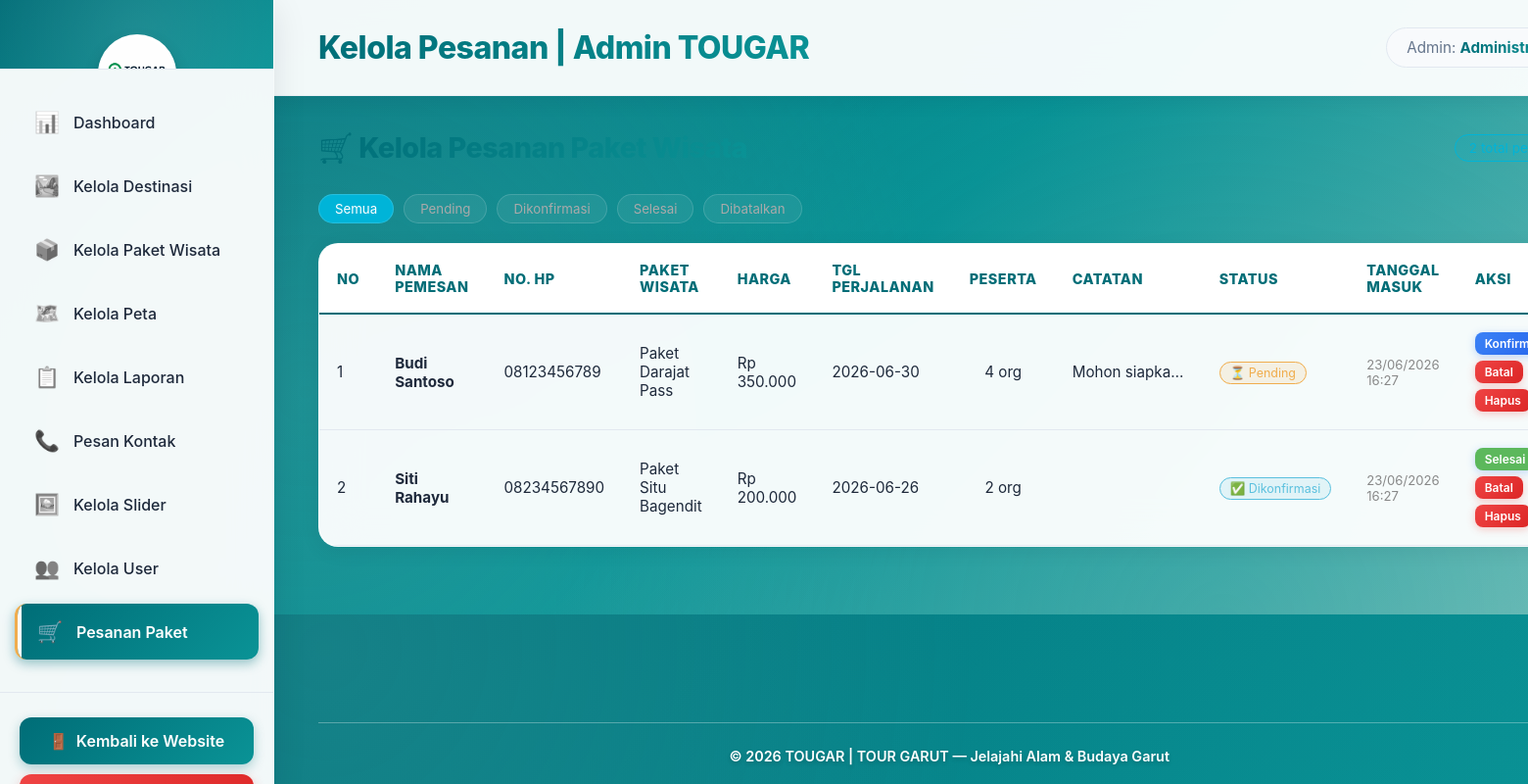
The page /public/admin/pesanan (signed in) on the database its author committed.
### tables this page shows
CREATE TABLE IF NOT EXISTS pesanan (
    id_pesanan    INT AUTO_INCREMENT PRIMARY KEY,
    nama_pemesan  VARCHAR(100) NOT NULL,
    no_hp         VARCHAR(30)  NOT NULL,
    id_paket      INT          DEFAULT NULL,
    nama_paket    VARCHAR(150) NOT NULL,
    harga_paket   INT          DEFAULT 0,
    tanggal_pesan DATE         NOT NULL,
    jumlah_orang  INT          DEFAULT 1,
    catatan       TEXT,
    status        ENUM('pending','konfirmasi','selesai','batal') DEFAULT 'pending',
    user_id       INT          DEFAULT NULL,
    created_at    TIMESTAMP    DEFAULT CURRENT_TIMESTAMP,
    FOREIGN KEY (id_paket) REFERENCES paket_wisata(id_paket) ON DELETE SET NULL,
    FOREIGN KEY (user_id)  REFERENCES users(id) ON DELETE SET NULL
);

### app/controllers/AdminController.php (called while the page is built, shortened)
<?php
require_once __DIR__ . '/../models/PesananModel.php';
class AdminController extends BaseController {
    private $pesananModel;
    public function __construct() {
        $this->pesananModel = new PesananModel();
    }
    public function pesanan() {
        $daftarPesanan = $this->pesananModel->getAll();
        $this->render('admin/pesanan', [
            'pageTitle'     => 'Kelola Pesanan | Admin TOUGAR',
            'activeMenu'    => 'pesanan',
            'daftarPesanan' => $daftarPesanan,
        ], 'admin');
    }
}

### public/index.php (called while the page is built, shortened)
<?php
require_once __DIR__ . '/../config/database.php';
require_once __DIR__ . '/../config/router.php';
$router = new Router();
$router->get( '/',             'LandingController', 'index');
$router->get( '/landing',      'LandingController', 'index');
$router->get( '/login',        'AuthController', 'showLogin');
$router->post('/login',        'AuthController', 'login');
$router->get( '/logout',       'AuthController', 'logout');
$router->get( '/register',     'AuthController', 'showRegister');
$router->post('/register',     'AuthController', 'register');
$router->get( '/forgot-password', 'AuthController', 'showForgot');
$router->post('/forgot-password', 'AuthController', 'forgot');
$router->get( '/reset-password',  'AuthController', 'showReset');
$router->post('/reset-password',  'AuthController', 'resetPassword');
$router->post('/pesan-paket',  'PesanController', 'store');
$router->get( '/beranda',      'BerandaController', 'index');
$router->get( '/destinasi',    'DestinasiController', 'index');
$router->get( '/paket-wisata', 'PaketWisataController', 'index');
$router->get( '/laporan',      'LaporanController', 'index');
$router->get( '/kontak',       'KontakController', 'index');
$router->post('/kontak/send',  'KontakController', 'send');
$router->get( '/peta-wisata',  'PetaWisataController', 'index');
$router->get( '/admin',              'AdminController', 'index');
$router->get( '/admin/wisata',         'AdminController', 'wisata');
$router->get( '/admin/wisata/tambah',  'AdminController', 'tambahWisata');
$router->post('/admin/wisata/tambah',  'AdminController', 'tambahWisata');
$router->get( '/admin/wisata/edit',    'AdminController', 'editWisata');
$router->post('/admin/wisata/edit',    'AdminController', 'editWisata');
$router->get( '/admin/wisata/hapus',   'AdminController', 'hapusWisata');
$router->get( '/admin/paket',          'AdminController', 'paket');
$router->get( '/admin/paket/tambah',   'AdminController', 'tambahPaket');
$router->post('/admin/paket/tambah',   'AdminController', 'tambahPaket');
$router->get( '/admin/paket/edit',     'AdminController', 'editPaket');
$router->post('/admin/paket/edit',     'AdminController', 'editPaket');
$router->get( '/admin/paket/hapus',    'AdminController', 'hapusPaket');
$router->get( '/admin/peta',           'AdminController', 'peta');
$router->get( '/admin/peta/tambah',    'AdminController', 'tambahPeta');
$router->post('/admin/peta/tambah',    'AdminController', 'tambahPeta');
$router->get( '/admin/peta/edit',      'AdminController', 'editPeta');
$router->post('/admin/peta/edit',      'AdminController', 'editPeta');
$router->get( '/admin/peta/hapus',     'AdminController', 'hapusPeta');
$router->get( '/admin/laporan',        'AdminController', 'laporan');
$router->get( '/admin/laporan/hapus',  'AdminController', 'hapusLaporan');
$router->get( '/admin/kontak',         'AdminController', 'kontak');
$router->get( '/admin/kontak/hapus',   'AdminController', 'hapusKontak');
$router->get( '/admin/slider',         'AdminController', 'slider');
$router->get( '/admin/slider/tambah',  'AdminController', 'tambahSlider');
$router->post('/admin/slider/tambah',  'AdminController', 'tambahSlider');
$router->get( '/admin/slider/edit',    'AdminController', 'editSlider');
$router->post('/admin/slider/edit',    'AdminController', 'editSlider');
$router->get( '/admin/slider/hapus',   'AdminController', 'hapusSlider');
$router->get( '/admin/users',          'AdminController', 'users');
$router->get( '/admin/users/tambah',   'AdminController', 'tambahUser');
$router->post('/admin/users/tambah',   'AdminController', 'tambahUser');
$router->get( '/admin/users/edit',     'AdminController', 'editUser');
$router->post('/admin/users/edit',     'AdminController', 'editUser');
$router->get( '/admin/users/hapus',    'AdminController', 'hapusUser');
$router->get( '/admin/pesanan',        'AdminController', 'pesanan');
$router->get( '/admin/pesanan/status', 'AdminController', 'updateStatusPesanan');
$router->get( '/admin/pesanan/hapus',  'AdminController', 'hapusPesanan');
$router->dispatch();

### config/database.php (called while the page is built, shortened)
<?php
function getDB() {
    static $conn = null;
    if ($conn === null) {
        $conn = @new mysqli(DB_HOST, DB_USER, DB_PASS, DB_NAME);
        $conn->set_charset("utf8");
    }
    return $conn;
}

### app/models/BaseModel.php (called while the page is built, shortened)
<?php
class BaseModel {
    public function __construct() {
        $this->db = getDB();
    }
}

### app/models/PesananModel.php (called while the page is built, shortened)
<?php
require_once __DIR__ . '/BaseModel.php';
class PesananModel extends BaseModel {
    public function getAll() {
        $result = $this->db->query("SELECT * FROM pesanan ORDER BY created_at DESC");
        return $result ? $result->fetch_all(MYSQLI_ASSOC) : [];
    }
}

### app/views/admin/pesanan.php (the view, shortened to what this page needs)
<div class="section-header">
  <h2>🛒 Kelola Pesanan Paket Wisata</h2>
  <span style="background:rgba(0,180,216,0.15);border:1px solid #00b4d8;color:#00b4d8;padding:5px 14px;border-radius:20px;font-size:0.85rem;">
  </span>
</div>
<div style="display:flex;gap:10px;margin-bottom:20px;flex-wrap:wrap;">
  <?php
  $filterStatus = $_GET['status'] ?? 'all';
  $statuses = ['all'=>'Semua', 'pending'=>'Pending', 'konfirmasi'=>'Dikonfirmasi', 'selesai'=>'Selesai', 'batal'=>'Dibatalkan'];
  foreach ($statuses as $key => $label):
    $active = $filterStatus === $key ? 'background:#00b4d8;color:#fff;' : 'background:rgba(255,255,255,0.07);color:#aaa;';
  ?>
    <a href="?status=<?= $key ?>" style="<?= $active ?> border:1px solid rgba(255,255,255,0.15);padding:6px 16px;border-radius:20px;font-size:0.83rem;text-decoration:none;"><?= $label ?></a>
  <?php endforeach; ?>
</div>
<div class="table-container">
  <table class="data-table">
    <thead>
      <tr>
        <th>No</th>
        <th>Nama Pemesan</th>
        <th>No. HP</th>
        <th>Paket Wisata</th>
        <th>Harga</th>
        <th>Tgl Perjalanan</th>
        <th>Peserta</th>
        <th>Catatan</th>
        <th>Status</th>
        <th>Tanggal Masuk</th>
        <th>Aksi</th>
      </tr>
    </thead>
    <tbody>
      <?php
      $filtered = $daftarPesanan;
      ?>
      <?php if (empty($filtered)): ?>
        <tr><td colspan="11" class="no-data">Belum ada pesanan <?= $filterStatus !== 'all' ? "dengan status \"$filterStatus\"" : '' ?></td></tr>
      <?php else: ?>
        <?php $i = 1; foreach ($filtered as $p): ?>
          <tr>
            <td><?= $i++ ?></td>
            <td><strong><?= htmlspecialchars($p['nama_pemesan']) ?></strong></td>
            <td><?= htmlspecialchars($p['no_hp']) ?></td>
            <td><?= htmlspecialchars($p['nama_paket']) ?></td>
            <td>Rp <?= number_format((float)($p['harga_paket']??0),0,',','.') ?></td>
            <td><?= htmlspecialchars($p['tanggal_pesan'] ?? '-') ?></td>
            <td style="text-align:center;"><?= (int)($p['jumlah_orang']??1) ?> org</td>
            <td style="max-width:150px;overflow:hidden;text-overflow:ellipsis;white-space:nowrap;" title="<?= htmlspecialchars($p['catatan']??'') ?>">
              <?= htmlspecialchars(mb_strimwidth($p['catatan'] ?? '-', 0, 40, '...')) ?>
            </td>
            <td>
              <?php
              $st = $p['status'] ?? 'pending';
              $colors = ['pending'=>'#f0ad4e','konfirmasi'=>'#5bc0de','selesai'=>'#5cb85c','batal'=>'#d9534f'];
              $color = $colors[$st] ?? '#aaa';
              $labels = ['pending'=>'⏳ Pending','konfirmasi'=>'✅ Dikonfirmasi','selesai'=>'🎉 Selesai','batal'=>'❌ Dibatalkan'];
              $label = $labels[$st] ?? $st;
              ?>
              <span style="background:<?= $color ?>22;border:1px solid <?= $color ?>;color:<?= $color ?>;padding:3px 10px;border-radius:20px;font-size:0.78rem;white-space:nowrap;">
                <?= $label ?>
              </span>
            </td>
            <td style="font-size:0.82rem;color:#888;"><?= date('d/m/Y H:i', strtotime($p['created_at'] ?? 'now')) ?></td>
            <td>
              <div style="display:flex;gap:6px;flex-wrap:wrap;">
                <?php if ($st === 'pending'): ?>
                  <a href="<?= BASE_URL ?>/admin/pesanan/status?id=<?= (int)$p['id_pesanan'] ?>&status=konfirmasi"
                     class="btn-edit" style="font-size:0.75rem;padding:4px 10px;"
                     onclick="return confirm('Konfirmasi pesanan ini?')">Konfirmasi</a>
                <?php endif; ?>
                <?php if ($st === 'konfirmasi'): ?>
                  <a href="<?= BASE_URL ?>/admin/pesanan/status?id=<?= (int)$p['id_pesanan'] ?>&status=selesai"
                     class="btn-edit" style="font-size:0.75rem;padding:4px 10px;background:#5cb85c;border-color:#5cb85c;"
                     onclick="return confirm('Tandai pesanan ini selesai?')">Selesai</a>
                <?php endif; ?>
                <?php if (in_array($st, ['pending','konfirmasi'])): ?>
                  <a href="<?= BASE_URL ?>/admin/pesanan/status?id=<?= (int)$p['id_pesanan'] ?>&status=batal"
                     class="btn-delete" style="font-size:0.75rem;padding:4px 10px;"
                     onclick="return confirm('Batalkan pesanan ini?')">Batal</a>
                <?php endif; ?>
                <a href="<?= BASE_URL ?>/admin/pesanan/hapus?id=<?= (int)$p['id_pesanan'] ?>"
                   class="btn-delete" style="font-size:0.75rem;padding:4px 10px;"
                   onclick="return confirm('Hapus pesanan ini permanen?')">Hapus</a>
              </div>
            </td>
          </tr>
        <?php endforeach; ?>
      <?php endif; ?>
    </tbody>
  </table>
</div>

### config/router.php (shortened to what this page needs)
<?php
require_once __DIR__ . '/database.php';
class Router {
    private $routes = [];
    public function get($path, $controller, $method) {
        $this->routes[] = [
            'method' => 'GET',
            'path'   => $path,
            'controller' => $controller,
            'action' => $method
        ];
    }
    public function post($path, $controller, $method) {
        $this->routes[] = [
            'method' => 'POST',
            'path'   => $path,
            'controller' => $controller,
            'action' => $method
        ];
    }
    public function dispatch() {
        $requestUri    = strtok($_SERVER['REQUEST_URI'], '?');
        $requestMethod = $_SERVER['REQUEST_METHOD'];
        $basePath = rtrim(dirname($_SERVER['SCRIPT_NAME']), '/');
        $uri = '/' . ltrim(str_replace($basePath, '', $requestUri), '/');
        foreach ($this->routes as $route) {
            if ($route['method'] === $requestMethod && $this->matchPath($route['path'], $uri)) {
                $ctrl = new $route['controller']();
                $action = $route['action'];
                $ctrl->$action();
                return;
            }
        }
    }
    private function matchPath($routePath, $uri) {
        return rtrim($routePath, '/') === rtrim($uri, '/');
    }
}

### public/assets/css/admin.css (style rules this page uses)
* { margin: 0; padding: 0; box-sizing: border-box; font-family: 'Inter', 'Segoe UI', system-ui, -apple-system, sans-serif; }
:root { --primary: #006d77; --primary-dark: #005560; --primary-light: #83c5be; --secondary: #0a9396; --success: #10b981; --danger: #ef4444; --warning: #f59e0b; --dark: #1e293b; --light: #f8fafc; --border: #e2e8f0; --shadow: rgba(15, 23, 42, 0.08); --shadow-lg: rgba(15, 23, 42, 0.12); }
body { display: flex; min-height: 100vh; background: linear-gradient(135deg, #006d77 0%, #0a9396 50%, #83c5be 100%); color: var(--dark); overflow-x: hidden; }
body::before { content: ''; position: fixed; top: 0; left: 0; width: 100%; height: 100%; background: radial-gradient(circle at 20% 50%, rgba(131, 197, 190, 0.2), transparent 50%), radial-gradient(circle at 80% 80%, rgba(10, 147, 150, 0.2), transparent 50%); pointer-events: none; z-index: 0; }
.btn-edit { background: linear-gradient(135deg, #3b82f6, #2563eb); color: white; padding: 10px 18px; border: none; border-radius: 8px; cursor: pointer; font-size: 0.85rem; margin-right: 6px; transition: all 0.3s ease; font-weight: 600; box-shadow: 0 2px 8px rgba(59, 130, 246, 0.3); }
.btn-delete { background: linear-gradient(135deg, #ef4444, #dc2626); color: white; padding: 10px 18px; border: none; border-radius: 8px; cursor: pointer; font-size: 0.85rem; transition: all 0.3s ease; font-weight: 600; box-shadow: 0 2px 8px rgba(239, 68, 68, 0.3); }
.section-header { display: flex; justify-content: space-between; align-items: center; margin-bottom: 30px; }
.section-header h2 { background: linear-gradient(135deg, var(--primary), var(--secondary)); -webkit-background-clip: text; -webkit-text-fill-color: transparent; background-clip: text; font-size: 1.8rem; font-weight: 800; letter-spacing: -0.5px; }
.table-container { background: rgba(255, 255, 255, 0.95); backdrop-filter: blur(20px); border-radius: 20px; box-shadow: 0 4px 20px var(--shadow); overflow: hidden; border: 1px solid rgba(255, 255, 255, 0.5); }
.data-table { width: 100%; border-collapse: collapse; }
.data-table thead { background: white; color: var(--primary); border-bottom: 2px solid var(--primary); }
.data-table th { padding: 18px; text-align: left; font-weight: 800; font-size: 0.9rem; text-transform: uppercase; letter-spacing: 0.5px; }
.data-table td { padding: 18px; border-bottom: 1px solid var(--border); font-size: 0.95rem; }
.data-table tbody tr { transition: all 0.3s ease; }
.btn-edit, .btn-delete { display: inline-flex; align-items: center; gap: 6px; text-decoration: none; }

### rows shown on the page
pesanan: nama_pemesan "Budi Santoso", no_hp "08123456789", nama_paket "Paket Darajat Pass", harga_paket "350.000", tanggal_pesan "2026-06-30", jumlah_orang "4", catatan "Mohon siapka…", status "⏳ Pending", created_at "23/06/2026 16:27"
pesanan: nama_pemesan "Siti Rahayu", no_hp "08234567890", nama_paket "Paket Situ Bagendit", harga_paket "200.000", tanggal_pesan "2026-06-26", jumlah_orang "2", status "✅ Dikonfirmasi", created_at "23/06/2026 16:27"

### other values the page prints
$label "Semua"
$label "Pending"
$label "Dikonfirmasi"
$label "Selesai"
$label "Dibatalkan"
